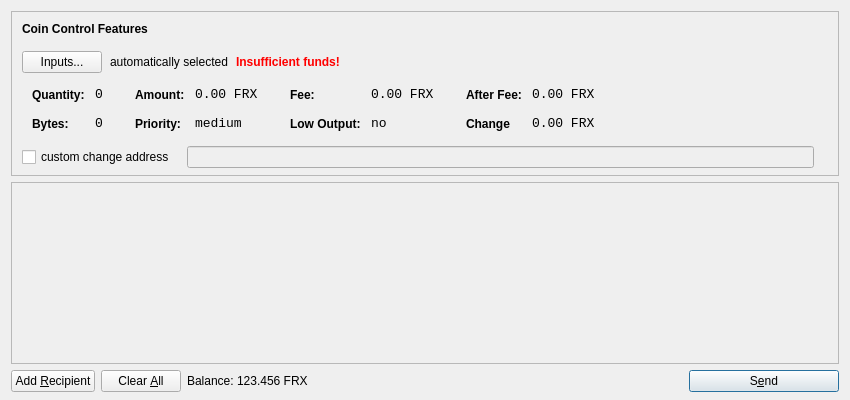
<?xml version="1.0" encoding="UTF-8"?>
<ui version="4.0">
 <class>SendCoinsDialog</class>
 <widget class="QDialog" name="SendCoinsDialog">
  <property name="geometry">
   <rect>
    <x>0</x>
    <y>0</y>
    <width>850</width>
    <height>400</height>
   </rect>
  </property>
  <property name="windowTitle">
   <string>Send Coins</string>
  </property>
  <layout class="QVBoxLayout" name="verticalLayout" stretch="0,1,0">
   <property name="bottomMargin">
    <number>8</number>
   </property>
   <item>
    <widget class="QFrame" name="frameCoinControl">
     <property name="sizePolicy">
      <sizepolicy hsizetype="Expanding" vsizetype="Expanding">
       <horstretch>0</horstretch>
       <verstretch>0</verstretch>
      </sizepolicy>
     </property>
     <property name="maximumSize">
      <size>
       <width>16777215</width>
       <height>16777215</height>
      </size>
     </property>
     <property name="frameShape">
      <enum>QFrame::StyledPanel</enum>
     </property>
     <property name="frameShadow">
      <enum>QFrame::Sunken</enum>
     </property>
     <layout class="QVBoxLayout" name="verticalLayoutCoinControl2">
      <property name="spacing">
       <number>-1</number>
      </property>
      <property name="leftMargin">
       <number>0</number>
      </property>
      <property name="topMargin">
       <number>0</number>
      </property>
      <property name="rightMargin">
       <number>0</number>
      </property>
      <property name="bottomMargin">
       <number>6</number>
      </property>
      <item>
       <layout class="QVBoxLayout" name="verticalLayoutCoinControl" stretch="0,0,0,0,1">
        <property name="spacing">
         <number>0</number>
        </property>
        <property name="leftMargin">
         <number>10</number>
        </property>
        <property name="topMargin">
         <number>10</number>
        </property>
        <item>
         <layout class="QHBoxLayout" name="horizontalLayoutCoinControl1">
          <property name="bottomMargin">
           <number>15</number>
          </property>
          <item>
           <widget class="QLabel" name="labelCoinControlFeatures">
            <property name="sizePolicy">
             <sizepolicy hsizetype="Preferred" vsizetype="Maximum">
              <horstretch>0</horstretch>
              <verstretch>0</verstretch>
             </sizepolicy>
            </property>
            <property name="font">
             <font>
              <weight>75</weight>
              <bold>true</bold>
             </font>
            </property>
            <property name="styleSheet">
             <string notr="true">font-weight:bold;</string>
            </property>
            <property name="text">
             <string>Coin Control Features</string>
            </property>
           </widget>
          </item>
         </layout>
        </item>
        <item>
         <layout class="QHBoxLayout" name="horizontalLayoutCoinControl2" stretch="0,0,0,0">
          <property name="spacing">
           <number>8</number>
          </property>
          <property name="bottomMargin">
           <number>10</number>
          </property>
          <item>
           <widget class="QPushButton" name="pushButtonCoinControl">
            <property name="styleSheet">
             <string notr="true"/>
            </property>
            <property name="text">
             <string>Inputs...</string>
            </property>
           </widget>
          </item>
          <item>
           <widget class="QLabel" name="labelCoinControlAutomaticallySelected">
            <property name="text">
             <string>automatically selected</string>
            </property>
            <property name="margin">
             <number>5</number>
            </property>
           </widget>
          </item>
          <item>
           <widget class="QLabel" name="labelCoinControlInsuffFunds">
            <property name="font">
             <font>
              <weight>75</weight>
              <bold>true</bold>
             </font>
            </property>
            <property name="styleSheet">
             <string notr="true">color:red;font-weight:bold;</string>
            </property>
            <property name="text">
             <string>Insufficient funds!</string>
            </property>
            <property name="margin">
             <number>5</number>
            </property>
           </widget>
          </item>
          <item>
           <spacer name="horizontalSpacerCoinControl">
            <property name="orientation">
             <enum>Qt::Horizontal</enum>
            </property>
            <property name="sizeHint" stdset="0">
             <size>
              <width>40</width>
              <height>1</height>
             </size>
            </property>
           </spacer>
          </item>
         </layout>
        </item>
        <item>
         <widget class="QWidget" name="widgetCoinControl" native="true">
          <property name="sizePolicy">
           <sizepolicy hsizetype="Preferred" vsizetype="Preferred">
            <horstretch>0</horstretch>
            <verstretch>0</verstretch>
           </sizepolicy>
          </property>
          <property name="minimumSize">
           <size>
            <width>0</width>
            <height>0</height>
           </size>
          </property>
          <property name="styleSheet">
           <string notr="true"/>
          </property>
          <layout class="QHBoxLayout" name="horizontalLayoutCoinControl5">
           <property name="margin">
            <number>0</number>
           </property>
           <item>
            <layout class="QHBoxLayout" name="horizontalLayoutCoinControl3" stretch="0,0,0,1">
             <property name="spacing">
              <number>20</number>
             </property>
             <property name="topMargin">
              <number>0</number>
             </property>
             <property name="bottomMargin">
              <number>10</number>
             </property>
             <item>
              <layout class="QFormLayout" name="formLayoutCoinControl1">
               <property name="horizontalSpacing">
                <number>10</number>
               </property>
               <property name="verticalSpacing">
                <number>14</number>
               </property>
               <property name="leftMargin">
                <number>10</number>
               </property>
               <property name="topMargin">
                <number>4</number>
               </property>
               <property name="rightMargin">
                <number>6</number>
               </property>
               <item row="0" column="0">
                <widget class="QLabel" name="labelCoinControlQuantityText">
                 <property name="styleSheet">
                  <string notr="true">font-weight:bold;</string>
                 </property>
                 <property name="text">
                  <string>Quantity:</string>
                 </property>
                 <property name="margin">
                  <number>0</number>
                 </property>
                </widget>
               </item>
               <item row="0" column="1">
                <widget class="QLabel" name="labelCoinControlQuantity">
                 <property name="font">
                  <font>
                   <family>Monospace</family>
                   <pointsize>10</pointsize>
                  </font>
                 </property>
                 <property name="cursor">
                  <cursorShape>IBeamCursor</cursorShape>
                 </property>
                 <property name="contextMenuPolicy">
                  <enum>Qt::ActionsContextMenu</enum>
                 </property>
                 <property name="text">
                  <string>0</string>
                 </property>
                 <property name="margin">
                  <number>0</number>
                 </property>
                 <property name="textInteractionFlags">
                  <set>Qt::LinksAccessibleByMouse|Qt::TextSelectableByKeyboard|Qt::TextSelectableByMouse</set>
                 </property>
                </widget>
               </item>
               <item row="1" column="0">
                <widget class="QLabel" name="labelCoinControlBytesText">
                 <property name="styleSheet">
                  <string notr="true">font-weight:bold;</string>
                 </property>
                 <property name="text">
                  <string>Bytes:</string>
                 </property>
                </widget>
               </item>
               <item row="1" column="1">
                <widget class="QLabel" name="labelCoinControlBytes">
                 <property name="font">
                  <font>
                   <family>Monospace</family>
                   <pointsize>10</pointsize>
                  </font>
                 </property>
                 <property name="cursor">
                  <cursorShape>IBeamCursor</cursorShape>
                 </property>
                 <property name="contextMenuPolicy">
                  <enum>Qt::ActionsContextMenu</enum>
                 </property>
                 <property name="text">
                  <string>0</string>
                 </property>
                 <property name="textInteractionFlags">
                  <set>Qt::LinksAccessibleByMouse|Qt::TextSelectableByKeyboard|Qt::TextSelectableByMouse</set>
                 </property>
                </widget>
               </item>
              </layout>
             </item>
             <item>
              <layout class="QFormLayout" name="formLayoutCoinControl2">
               <property name="horizontalSpacing">
                <number>10</number>
               </property>
               <property name="verticalSpacing">
                <number>14</number>
               </property>
               <property name="leftMargin">
                <number>6</number>
               </property>
               <property name="topMargin">
                <number>4</number>
               </property>
               <property name="rightMargin">
                <number>6</number>
               </property>
               <item row="0" column="0">
                <widget class="QLabel" name="labelCoinControlAmountText">
                 <property name="styleSheet">
                  <string notr="true">font-weight:bold;</string>
                 </property>
                 <property name="text">
                  <string>Amount:</string>
                 </property>
                 <property name="margin">
                  <number>0</number>
                 </property>
                </widget>
               </item>
               <item row="0" column="1">
                <widget class="QLabel" name="labelCoinControlAmount">
                 <property name="font">
                  <font>
                   <family>Monospace</family>
                   <pointsize>10</pointsize>
                  </font>
                 </property>
                 <property name="cursor">
                  <cursorShape>IBeamCursor</cursorShape>
                 </property>
                 <property name="contextMenuPolicy">
                  <enum>Qt::ActionsContextMenu</enum>
                 </property>
                 <property name="text">
                  <string>0.00 FRX</string>
                 </property>
                 <property name="textInteractionFlags">
                  <set>Qt::LinksAccessibleByMouse|Qt::TextSelectableByKeyboard|Qt::TextSelectableByMouse</set>
                 </property>
                </widget>
               </item>
               <item row="1" column="0">
                <widget class="QLabel" name="labelCoinControlPriorityText">
                 <property name="styleSheet">
                  <string notr="true">font-weight:bold;</string>
                 </property>
                 <property name="text">
                  <string>Priority:</string>
                 </property>
                </widget>
               </item>
               <item row="1" column="1">
                <widget class="QLabel" name="labelCoinControlPriority">
                 <property name="font">
                  <font>
                   <family>Monospace</family>
                   <pointsize>10</pointsize>
                  </font>
                 </property>
                 <property name="cursor">
                  <cursorShape>IBeamCursor</cursorShape>
                 </property>
                 <property name="contextMenuPolicy">
                  <enum>Qt::ActionsContextMenu</enum>
                 </property>
                 <property name="text">
                  <string>medium</string>
                 </property>
                 <property name="textInteractionFlags">
                  <set>Qt::LinksAccessibleByMouse|Qt::TextSelectableByKeyboard|Qt::TextSelectableByMouse</set>
                 </property>
                </widget>
               </item>
              </layout>
             </item>
             <item>
              <layout class="QFormLayout" name="formLayoutCoinControl3">
               <property name="horizontalSpacing">
                <number>10</number>
               </property>
               <property name="verticalSpacing">
                <number>14</number>
               </property>
               <property name="leftMargin">
                <number>6</number>
               </property>
               <property name="topMargin">
                <number>4</number>
               </property>
               <property name="rightMargin">
                <number>6</number>
               </property>
               <item row="0" column="0">
                <widget class="QLabel" name="labelCoinControlFeeText">
                 <property name="styleSheet">
                  <string notr="true">font-weight:bold;</string>
                 </property>
                 <property name="text">
                  <string>Fee:</string>
                 </property>
                 <property name="margin">
                  <number>0</number>
                 </property>
                </widget>
               </item>
               <item row="0" column="1">
                <widget class="QLabel" name="labelCoinControlFee">
                 <property name="font">
                  <font>
                   <family>Monospace</family>
                   <pointsize>10</pointsize>
                  </font>
                 </property>
                 <property name="cursor">
                  <cursorShape>IBeamCursor</cursorShape>
                 </property>
                 <property name="contextMenuPolicy">
                  <enum>Qt::ActionsContextMenu</enum>
                 </property>
                 <property name="text">
                  <string>0.00 FRX</string>
                 </property>
                 <property name="textInteractionFlags">
                  <set>Qt::LinksAccessibleByMouse|Qt::TextSelectableByKeyboard|Qt::TextSelectableByMouse</set>
                 </property>
                </widget>
               </item>
               <item row="1" column="0">
                <widget class="QLabel" name="labelCoinControlLowOutputText">
                 <property name="styleSheet">
                  <string notr="true">font-weight:bold;</string>
                 </property>
                 <property name="text">
                  <string>Low Output:</string>
                 </property>
                </widget>
               </item>
               <item row="1" column="1">
                <widget class="QLabel" name="labelCoinControlLowOutput">
                 <property name="font">
                  <font>
                   <family>Monospace</family>
                   <pointsize>10</pointsize>
                  </font>
                 </property>
                 <property name="cursor">
                  <cursorShape>IBeamCursor</cursorShape>
                 </property>
                 <property name="contextMenuPolicy">
                  <enum>Qt::ActionsContextMenu</enum>
                 </property>
                 <property name="text">
                  <string>no</string>
                 </property>
                 <property name="textInteractionFlags">
                  <set>Qt::LinksAccessibleByMouse|Qt::TextSelectableByKeyboard|Qt::TextSelectableByMouse</set>
                 </property>
                </widget>
               </item>
              </layout>
             </item>
             <item>
              <layout class="QFormLayout" name="formLayoutCoinControl4">
               <property name="horizontalSpacing">
                <number>10</number>
               </property>
               <property name="verticalSpacing">
                <number>14</number>
               </property>
               <property name="leftMargin">
                <number>6</number>
               </property>
               <property name="topMargin">
                <number>4</number>
               </property>
               <property name="rightMargin">
                <number>6</number>
               </property>
               <item row="0" column="0">
                <widget class="QLabel" name="labelCoinControlAfterFeeText">
                 <property name="styleSheet">
                  <string notr="true">font-weight:bold;</string>
                 </property>
                 <property name="text">
                  <string>After Fee:</string>
                 </property>
                 <property name="margin">
                  <number>0</number>
                 </property>
                </widget>
               </item>
               <item row="0" column="1">
                <widget class="QLabel" name="labelCoinControlAfterFee">
                 <property name="font">
                  <font>
                   <family>Monospace</family>
                   <pointsize>10</pointsize>
                  </font>
                 </property>
                 <property name="cursor">
                  <cursorShape>IBeamCursor</cursorShape>
                 </property>
                 <property name="contextMenuPolicy">
                  <enum>Qt::ActionsContextMenu</enum>
                 </property>
                 <property name="text">
                  <string>0.00 FRX</string>
                 </property>
                 <property name="textInteractionFlags">
                  <set>Qt::LinksAccessibleByMouse|Qt::TextSelectableByKeyboard|Qt::TextSelectableByMouse</set>
                 </property>
                </widget>
               </item>
               <item row="1" column="0">
                <widget class="QLabel" name="labelCoinControlChangeText">
                 <property name="styleSheet">
                  <string notr="true">font-weight:bold;</string>
                 </property>
                 <property name="text">
                  <string>Change</string>
                 </property>
                </widget>
               </item>
               <item row="1" column="1">
                <widget class="QLabel" name="labelCoinControlChange">
                 <property name="font">
                  <font>
                   <family>Monospace</family>
                   <pointsize>10</pointsize>
                  </font>
                 </property>
                 <property name="cursor">
                  <cursorShape>IBeamCursor</cursorShape>
                 </property>
                 <property name="contextMenuPolicy">
                  <enum>Qt::ActionsContextMenu</enum>
                 </property>
                 <property name="text">
                  <string>0.00 FRX</string>
                 </property>
                 <property name="textInteractionFlags">
                  <set>Qt::LinksAccessibleByMouse|Qt::TextSelectableByKeyboard|Qt::TextSelectableByMouse</set>
                 </property>
                </widget>
               </item>
              </layout>
             </item>
            </layout>
           </item>
          </layout>
         </widget>
        </item>
        <item>
         <layout class="QHBoxLayout" name="horizontalLayoutCoinControl4" stretch="0,0,0">
          <property name="spacing">
           <number>12</number>
          </property>
          <property name="sizeConstraint">
           <enum>QLayout::SetDefaultConstraint</enum>
          </property>
          <property name="topMargin">
           <number>5</number>
          </property>
          <property name="rightMargin">
           <number>5</number>
          </property>
          <item>
           <widget class="QCheckBox" name="checkBoxCoinControlChange">
            <property name="text">
             <string>custom change address</string>
            </property>
           </widget>
          </item>
          <item>
           <widget class="QLineEdit" name="lineEditCoinControlChange">
            <property name="enabled">
             <bool>false</bool>
            </property>
            <property name="sizePolicy">
             <sizepolicy hsizetype="Expanding" vsizetype="Fixed">
              <horstretch>0</horstretch>
              <verstretch>0</verstretch>
             </sizepolicy>
            </property>
           </widget>
          </item>
          <item>
           <widget class="QLabel" name="labelCoinControlChangeLabel">
            <property name="sizePolicy">
             <sizepolicy hsizetype="Preferred" vsizetype="Expanding">
              <horstretch>0</horstretch>
              <verstretch>0</verstretch>
             </sizepolicy>
            </property>
            <property name="minimumSize">
             <size>
              <width>0</width>
              <height>0</height>
             </size>
            </property>
            <property name="text">
             <string/>
            </property>
            <property name="margin">
             <number>3</number>
            </property>
           </widget>
          </item>
         </layout>
        </item>
        <item>
         <spacer name="verticalSpacerCoinControl">
          <property name="orientation">
           <enum>Qt::Vertical</enum>
          </property>
          <property name="sizeHint" stdset="0">
           <size>
            <width>800</width>
            <height>1</height>
           </size>
          </property>
         </spacer>
        </item>
       </layout>
      </item>
     </layout>
    </widget>
   </item>
   <item>
    <widget class="QScrollArea" name="scrollArea">
     <property name="widgetResizable">
      <bool>true</bool>
     </property>
     <widget class="QWidget" name="scrollAreaWidgetContents">
      <property name="geometry">
       <rect>
        <x>0</x>
        <y>0</y>
        <width>830</width>
        <height>165</height>
       </rect>
      </property>
      <layout class="QVBoxLayout" name="verticalLayout_2">
       <property name="margin">
        <number>0</number>
       </property>
       <item>
        <layout class="QVBoxLayout" name="entries">
         <property name="spacing">
          <number>6</number>
         </property>
        </layout>
       </item>
       <item>
        <spacer name="verticalSpacer">
         <property name="orientation">
          <enum>Qt::Vertical</enum>
         </property>
         <property name="sizeHint" stdset="0">
          <size>
           <width>20</width>
           <height>40</height>
          </size>
         </property>
        </spacer>
       </item>
      </layout>
     </widget>
    </widget>
   </item>
   <item>
    <layout class="QHBoxLayout" name="horizontalLayout">
     <item>
      <widget class="QPushButton" name="addButton">
       <property name="toolTip">
        <string>Send to multiple recipients at once</string>
       </property>
       <property name="text">
        <string>Add &amp;Recipient</string>
       </property>
       <property name="icon">
        <iconset resource="../bitcoin.qrc">
         <normaloff>:/icons/add</normaloff>:/icons/add</iconset>
       </property>
       <property name="autoDefault">
        <bool>false</bool>
       </property>
      </widget>
     </item>
     <item>
      <widget class="QPushButton" name="clearButton">
       <property name="sizePolicy">
        <sizepolicy hsizetype="Minimum" vsizetype="Fixed">
         <horstretch>0</horstretch>
         <verstretch>0</verstretch>
        </sizepolicy>
       </property>
       <property name="toolTip">
        <string>Remove all transaction fields</string>
       </property>
       <property name="text">
        <string>Clear &amp;All</string>
       </property>
       <property name="icon">
        <iconset resource="../bitcoin.qrc">
         <normaloff>:/icons/remove</normaloff>:/icons/remove</iconset>
       </property>
       <property name="autoRepeatDelay">
        <number>300</number>
       </property>
       <property name="autoDefault">
        <bool>false</bool>
       </property>
      </widget>
     </item>
     <item>
      <layout class="QHBoxLayout" name="horizontalLayout_2">
       <property name="spacing">
        <number>3</number>
       </property>
       <item>
        <widget class="QLabel" name="label">
         <property name="sizePolicy">
          <sizepolicy hsizetype="Preferred" vsizetype="Fixed">
           <horstretch>0</horstretch>
           <verstretch>0</verstretch>
          </sizepolicy>
         </property>
         <property name="text">
          <string>Balance:</string>
         </property>
        </widget>
       </item>
       <item>
        <widget class="QLabel" name="labelBalance">
         <property name="sizePolicy">
          <sizepolicy hsizetype="Preferred" vsizetype="Fixed">
           <horstretch>0</horstretch>
           <verstretch>0</verstretch>
          </sizepolicy>
         </property>
         <property name="cursor">
          <cursorShape>IBeamCursor</cursorShape>
         </property>
         <property name="text">
          <string>123.456 FRX</string>
         </property>
         <property name="textInteractionFlags">
          <set>Qt::LinksAccessibleByMouse|Qt::TextSelectableByKeyboard|Qt::TextSelectableByMouse</set>
         </property>
        </widget>
       </item>
      </layout>
     </item>
     <item>
      <spacer name="horizontalSpacer">
       <property name="orientation">
        <enum>Qt::Horizontal</enum>
       </property>
       <property name="sizeHint" stdset="0">
        <size>
         <width>40</width>
         <height>20</height>
        </size>
       </property>
      </spacer>
     </item>
     <item>
      <widget class="QPushButton" name="sendButton">
       <property name="minimumSize">
        <size>
         <width>150</width>
         <height>0</height>
        </size>
       </property>
       <property name="toolTip">
        <string>Confirm the send action</string>
       </property>
       <property name="text">
        <string>S&amp;end</string>
       </property>
       <property name="icon">
        <iconset resource="../bitcoin.qrc">
         <normaloff>:/icons/send</normaloff>:/icons/send</iconset>
       </property>
       <property name="default">
        <bool>true</bool>
       </property>
      </widget>
     </item>
    </layout>
   </item>
  </layout>
 </widget>
 <resources>
  <include location="../bitcoin.qrc"/>
 </resources>
 <connections/>
</ui>
